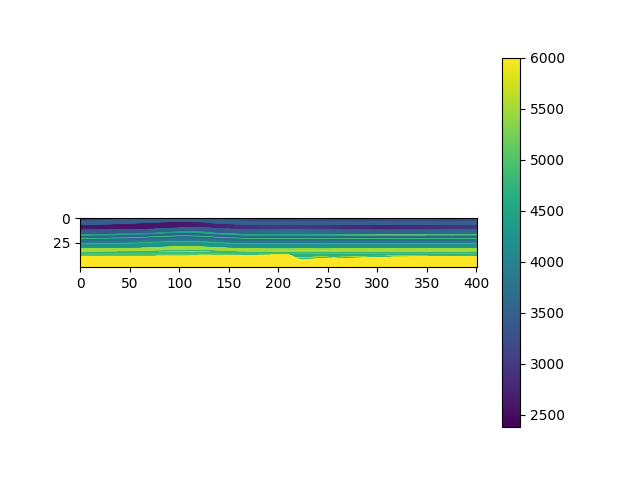

Write the Python code that produced this figure.
from scipy.interpolate import griddata
import numpy as np
import matplotlib.pyplot as plt
import scipy.io as sio
import time
import scipy
import multiprocessing
from multiprocessing import Pool
# rtm=sio.loadmat("/home/pengyaoguang/data/3D_RTM2/RTM_overtrust2.mat")['RTM']
# rtm2=sio.loadmat("/home/pengyaoguang/data/3D_RTM2/RTM_overtrust{}.mat")['RTM']
# plt.imshow(rtm[50].T/np.max(rtm[50]))
# plt.colorbar()
# plt.savefig('/home/pengyaoguang/program_learn/program/shengli/RTM_data_prepare/2.png')
# plt.close()
# plt.imshow(rtm2[50].T/np.max(rtm2[50]))
# plt.colorbar()
# plt.savefig('/home/pengyaoguang/program_learn/program/shengli/RTM_data_prepare/3.png')
# plt.close()
v=sio.loadmat("/home/pengyaoguang/data/3D_v_model/fianl_v3.mat")['v']*1000
# sio.savemat("/home/pengyaoguang/data/3D_v_model/000.mat",{'v':v})
plt.imshow(v[50].T[::2,::2])
plt.colorbar()
plt.savefig('/home/pengyaoguang/program_learn/program/shengli/RTM_data_prepare/4.png')
plt.close()
# v3=sio.loadmat("/home/pengyaoguang/data/3D_v_model/fianl_v3.mat")["v"]
# v2=sio.loadmat("/home/pengyaoguang/data/3D_v_model/fianl_v2.mat")["v"]
# print(v2[:,:,99])
# number=0
# for i in range(v3.shape[0]):
#     for j in  range(v3.shape[1]):
#         for k in range(v3.shape[2]):
#             if v3[i][j][k]!=v2[i][j][k]:
#                 number+=1
#                 print(i,j,k,v3[i][j][k],v2[i][j][k])
# print(number)
# plt.imshow(v2[0].T)
# plt.colorbar()
# plt.savefig('/home/pengyaoguang/program_learn/program/shengli/RTM_data_prepare/2.png')
# plt.close()
# plt.imshow(v3[0].T)
# plt.colorbar()
# plt.savefig('/home/pengyaoguang/program_learn/program/shengli/RTM_data_prepare/3.png')